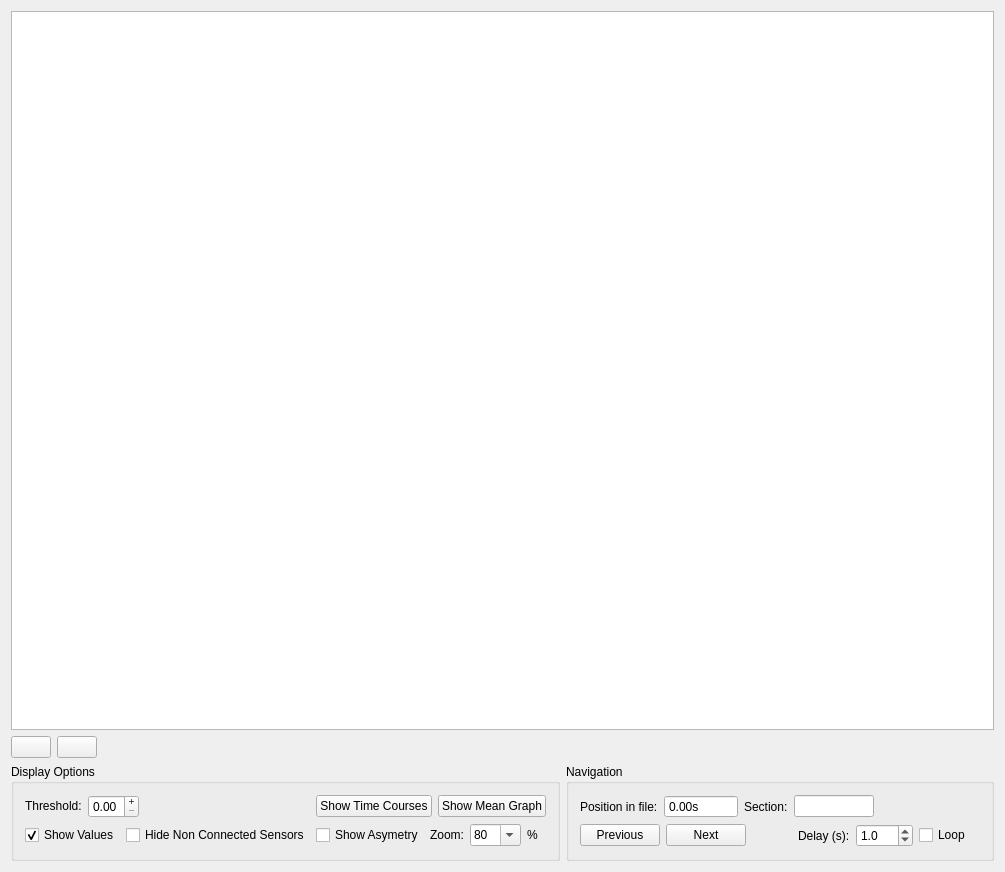
<?xml version="1.0" encoding="UTF-8"?>
<ui version="4.0">
 <class>GraphWindowUi</class>
 <widget class="QWidget" name="GraphWindowUi">
  <property name="geometry">
   <rect>
    <x>0</x>
    <y>0</y>
    <width>1005</width>
    <height>872</height>
   </rect>
  </property>
  <property name="windowTitle">
   <string>H2GraphWindow</string>
  </property>
  <property name="windowIcon">
   <iconset resource="C:/dev/AnyWaveGitlab/resources/AnyWave.qrc">
    <normaloff>:/images/AnyWave_icon.png</normaloff>:/images/AnyWave_icon.png</iconset>
  </property>
  <layout class="QVBoxLayout" name="verticalLayout_4">
   <item>
    <widget class="QGraphicsView" name="graphicsView">
     <property name="sizePolicy">
      <sizepolicy hsizetype="Expanding" vsizetype="Expanding">
       <horstretch>0</horstretch>
       <verstretch>1</verstretch>
      </sizepolicy>
     </property>
     <property name="minimumSize">
      <size>
       <width>0</width>
       <height>200</height>
      </size>
     </property>
     <property name="renderHints">
      <set>QPainter::Antialiasing|QPainter::TextAntialiasing</set>
     </property>
     <property name="cacheMode">
      <set>QGraphicsView::CacheNone</set>
     </property>
     <property name="viewportUpdateMode">
      <enum>QGraphicsView::MinimalViewportUpdate</enum>
     </property>
    </widget>
   </item>
   <item>
    <layout class="QHBoxLayout" name="horizontalLayout">
     <item>
      <widget class="QPushButton" name="buttonExportPNG">
       <property name="text">
        <string/>
       </property>
       <property name="icon">
        <iconset resource="Graphs.qrc">
         <normaloff>:/images/PNG_72x72.png</normaloff>:/images/PNG_72x72.png</iconset>
       </property>
       <property name="iconSize">
        <size>
         <width>72</width>
         <height>72</height>
        </size>
       </property>
      </widget>
     </item>
     <item>
      <widget class="QPushButton" name="pushButton">
       <property name="text">
        <string/>
       </property>
       <property name="icon">
        <iconset resource="Graphs.qrc">
         <normaloff>:/images/SVG_72x72.png</normaloff>:/images/SVG_72x72.png</iconset>
       </property>
       <property name="iconSize">
        <size>
         <width>72</width>
         <height>72</height>
        </size>
       </property>
      </widget>
     </item>
     <item>
      <spacer name="horizontalSpacer">
       <property name="orientation">
        <enum>Qt::Horizontal</enum>
       </property>
       <property name="sizeHint" stdset="0">
        <size>
         <width>40</width>
         <height>20</height>
        </size>
       </property>
      </spacer>
     </item>
    </layout>
   </item>
   <item>
    <layout class="QHBoxLayout" name="horizontalLayout_6">
     <item>
      <widget class="QGroupBox" name="groupBox_2">
       <property name="sizePolicy">
        <sizepolicy hsizetype="Expanding" vsizetype="Expanding">
         <horstretch>0</horstretch>
         <verstretch>0</verstretch>
        </sizepolicy>
       </property>
       <property name="title">
        <string>Display Options</string>
       </property>
       <layout class="QVBoxLayout" name="verticalLayout_2">
        <item>
         <layout class="QVBoxLayout" name="verticalLayout">
          <item>
           <layout class="QHBoxLayout" name="horizontalLayout_3">
            <item>
             <widget class="QLabel" name="label_4">
              <property name="sizePolicy">
               <sizepolicy hsizetype="Preferred" vsizetype="Fixed">
                <horstretch>0</horstretch>
                <verstretch>0</verstretch>
               </sizepolicy>
              </property>
              <property name="text">
               <string>Threshold:</string>
              </property>
              <property name="scaledContents">
               <bool>true</bool>
              </property>
             </widget>
            </item>
            <item>
             <widget class="QDoubleSpinBox" name="sbThreshold">
              <property name="sizePolicy">
               <sizepolicy hsizetype="Preferred" vsizetype="Fixed">
                <horstretch>0</horstretch>
                <verstretch>0</verstretch>
               </sizepolicy>
              </property>
              <property name="frame">
               <bool>true</bool>
              </property>
              <property name="readOnly">
               <bool>false</bool>
              </property>
              <property name="buttonSymbols">
               <enum>QAbstractSpinBox::PlusMinus</enum>
              </property>
              <property name="maximum">
               <double>1.000000000000000</double>
              </property>
              <property name="singleStep">
               <double>0.100000000000000</double>
              </property>
             </widget>
            </item>
            <item>
             <spacer name="horizontalSpacer_8">
              <property name="orientation">
               <enum>Qt::Horizontal</enum>
              </property>
              <property name="sizeHint" stdset="0">
               <size>
                <width>40</width>
                <height>20</height>
               </size>
              </property>
             </spacer>
            </item>
            <item>
             <widget class="QPushButton" name="buttonTimeCourses">
              <property name="text">
               <string>Show Time Courses</string>
              </property>
             </widget>
            </item>
            <item>
             <widget class="QPushButton" name="buttonMean">
              <property name="text">
               <string>Show Mean Graph</string>
              </property>
             </widget>
            </item>
           </layout>
          </item>
          <item>
           <layout class="QHBoxLayout" name="horizontalLayout_8">
            <item>
             <widget class="QCheckBox" name="checkH2">
              <property name="sizePolicy">
               <sizepolicy hsizetype="Preferred" vsizetype="Fixed">
                <horstretch>0</horstretch>
                <verstretch>0</verstretch>
               </sizepolicy>
              </property>
              <property name="text">
               <string>Show Values</string>
              </property>
              <property name="checked">
               <bool>true</bool>
              </property>
             </widget>
            </item>
            <item>
             <widget class="QCheckBox" name="checkHideSensors">
              <property name="text">
               <string>Hide Non Connected Sensors</string>
              </property>
             </widget>
            </item>
            <item>
             <widget class="QCheckBox" name="checkAsym">
              <property name="sizePolicy">
               <sizepolicy hsizetype="Preferred" vsizetype="Fixed">
                <horstretch>0</horstretch>
                <verstretch>0</verstretch>
               </sizepolicy>
              </property>
              <property name="text">
               <string>Show Asymetry</string>
              </property>
              <property name="checked">
               <bool>false</bool>
              </property>
             </widget>
            </item>
            <item>
             <widget class="QLabel" name="label_10">
              <property name="text">
               <string>Zoom:</string>
              </property>
             </widget>
            </item>
            <item>
             <widget class="QComboBox" name="comboSize">
              <property name="sizePolicy">
               <sizepolicy hsizetype="Preferred" vsizetype="Fixed">
                <horstretch>0</horstretch>
                <verstretch>0</verstretch>
               </sizepolicy>
              </property>
              <property name="editable">
               <bool>true</bool>
              </property>
              <property name="currentIndex">
               <number>2</number>
              </property>
              <item>
               <property name="text">
                <string>40</string>
               </property>
              </item>
              <item>
               <property name="text">
                <string>60</string>
               </property>
              </item>
              <item>
               <property name="text">
                <string>80</string>
               </property>
              </item>
              <item>
               <property name="text">
                <string>100</string>
               </property>
              </item>
              <item>
               <property name="text">
                <string>120</string>
               </property>
              </item>
              <item>
               <property name="text">
                <string>150</string>
               </property>
              </item>
              <item>
               <property name="text">
                <string>200</string>
               </property>
              </item>
             </widget>
            </item>
            <item>
             <widget class="QLabel" name="label_11">
              <property name="sizePolicy">
               <sizepolicy hsizetype="Preferred" vsizetype="Fixed">
                <horstretch>0</horstretch>
                <verstretch>0</verstretch>
               </sizepolicy>
              </property>
              <property name="text">
               <string>%</string>
              </property>
             </widget>
            </item>
            <item>
             <spacer name="horizontalSpacer_9">
              <property name="orientation">
               <enum>Qt::Horizontal</enum>
              </property>
              <property name="sizeHint" stdset="0">
               <size>
                <width>40</width>
                <height>20</height>
               </size>
              </property>
             </spacer>
            </item>
           </layout>
          </item>
         </layout>
        </item>
       </layout>
      </widget>
     </item>
     <item>
      <widget class="QGroupBox" name="groupBox">
       <property name="sizePolicy">
        <sizepolicy hsizetype="Expanding" vsizetype="Expanding">
         <horstretch>0</horstretch>
         <verstretch>0</verstretch>
        </sizepolicy>
       </property>
       <property name="title">
        <string>Navigation</string>
       </property>
       <layout class="QVBoxLayout" name="verticalLayout_3">
        <item>
         <layout class="QHBoxLayout" name="horizontalLayout_2">
          <item>
           <widget class="QLabel" name="label">
            <property name="text">
             <string>Position in file:</string>
            </property>
            <property name="scaledContents">
             <bool>true</bool>
            </property>
            <property name="buddy">
             <cstring>spinPosition</cstring>
            </property>
           </widget>
          </item>
          <item>
           <widget class="QDoubleSpinBox" name="spinPosition">
            <property name="maximumSize">
             <size>
              <width>80</width>
              <height>16777215</height>
             </size>
            </property>
            <property name="readOnly">
             <bool>true</bool>
            </property>
            <property name="buttonSymbols">
             <enum>QAbstractSpinBox::NoButtons</enum>
            </property>
            <property name="suffix">
             <string>s</string>
            </property>
            <property name="maximum">
             <double>9999999999999999635896294965248.000000000000000</double>
            </property>
           </widget>
          </item>
          <item>
           <widget class="QLabel" name="label_2">
            <property name="text">
             <string>Section:</string>
            </property>
           </widget>
          </item>
          <item>
           <widget class="QLineEdit" name="lineEdit">
            <property name="maximumSize">
             <size>
              <width>80</width>
              <height>16777215</height>
             </size>
            </property>
            <property name="alignment">
             <set>Qt::AlignCenter</set>
            </property>
            <property name="readOnly">
             <bool>true</bool>
            </property>
           </widget>
          </item>
          <item>
           <spacer name="horizontalSpacer_2">
            <property name="orientation">
             <enum>Qt::Horizontal</enum>
            </property>
            <property name="sizeHint" stdset="0">
             <size>
              <width>40</width>
              <height>20</height>
             </size>
            </property>
           </spacer>
          </item>
         </layout>
        </item>
        <item>
         <layout class="QHBoxLayout" name="horizontalLayout_4">
          <item>
           <widget class="QPushButton" name="buttonBack">
            <property name="sizePolicy">
             <sizepolicy hsizetype="Preferred" vsizetype="Fixed">
              <horstretch>0</horstretch>
              <verstretch>0</verstretch>
             </sizepolicy>
            </property>
            <property name="text">
             <string>Previous</string>
            </property>
           </widget>
          </item>
          <item>
           <widget class="QPushButton" name="buttonNext">
            <property name="sizePolicy">
             <sizepolicy hsizetype="Preferred" vsizetype="Fixed">
              <horstretch>0</horstretch>
              <verstretch>0</verstretch>
             </sizepolicy>
            </property>
            <property name="text">
             <string>Next</string>
            </property>
           </widget>
          </item>
          <item>
           <widget class="QPushButton" name="buttonAnimate">
            <property name="sizePolicy">
             <sizepolicy hsizetype="Minimum" vsizetype="Fixed">
              <horstretch>0</horstretch>
              <verstretch>0</verstretch>
             </sizepolicy>
            </property>
            <property name="text">
             <string/>
            </property>
            <property name="icon">
             <iconset resource="Graphs.qrc">
              <normaloff>:/images/Play-icon_32x32.png</normaloff>:/images/Play-icon_32x32.png</iconset>
            </property>
            <property name="iconSize">
             <size>
              <width>32</width>
              <height>32</height>
             </size>
            </property>
            <property name="flat">
             <bool>true</bool>
            </property>
           </widget>
          </item>
          <item>
           <widget class="QLabel" name="label_6">
            <property name="text">
             <string>Delay (s):</string>
            </property>
           </widget>
          </item>
          <item>
           <widget class="QDoubleSpinBox" name="sbDelay">
            <property name="sizePolicy">
             <sizepolicy hsizetype="Preferred" vsizetype="Fixed">
              <horstretch>0</horstretch>
              <verstretch>0</verstretch>
             </sizepolicy>
            </property>
            <property name="decimals">
             <number>1</number>
            </property>
            <property name="minimum">
             <double>0.100000000000000</double>
            </property>
            <property name="singleStep">
             <double>0.500000000000000</double>
            </property>
            <property name="value">
             <double>1.000000000000000</double>
            </property>
           </widget>
          </item>
          <item>
           <widget class="QCheckBox" name="cbLoop">
            <property name="sizePolicy">
             <sizepolicy hsizetype="Preferred" vsizetype="Fixed">
              <horstretch>0</horstretch>
              <verstretch>0</verstretch>
             </sizepolicy>
            </property>
            <property name="text">
             <string>Loop</string>
            </property>
           </widget>
          </item>
          <item>
           <spacer name="horizontalSpacer_3">
            <property name="orientation">
             <enum>Qt::Horizontal</enum>
            </property>
            <property name="sizeHint" stdset="0">
             <size>
              <width>40</width>
              <height>20</height>
             </size>
            </property>
           </spacer>
          </item>
         </layout>
        </item>
       </layout>
      </widget>
     </item>
    </layout>
   </item>
  </layout>
 </widget>
 <layoutdefault spacing="6" margin="11"/>
 <resources>
  <include location="C:/dev/AnyWaveGitlab/resources/AnyWave.qrc"/>
  <include location="Graphs.qrc"/>
 </resources>
 <connections>
  <connection>
   <sender>buttonExportPNG</sender>
   <signal>clicked()</signal>
   <receiver>GraphWindowUi</receiver>
   <slot>exportGraphToPNG()</slot>
   <hints>
    <hint type="sourcelabel">
     <x>59</x>
     <y>677</y>
    </hint>
    <hint type="destinationlabel">
     <x>0</x>
     <y>526</y>
    </hint>
   </hints>
  </connection>
  <connection>
   <sender>pushButton</sender>
   <signal>clicked()</signal>
   <receiver>GraphWindowUi</receiver>
   <slot>exportGraphToSVG()</slot>
   <hints>
    <hint type="sourcelabel">
     <x>142</x>
     <y>675</y>
    </hint>
    <hint type="destinationlabel">
     <x>3</x>
     <y>601</y>
    </hint>
   </hints>
  </connection>
  <connection>
   <sender>buttonBack</sender>
   <signal>clicked()</signal>
   <receiver>GraphWindowUi</receiver>
   <slot>previousTimeWindow()</slot>
   <hints>
    <hint type="sourcelabel">
     <x>59</x>
     <y>885</y>
    </hint>
    <hint type="destinationlabel">
     <x>7</x>
     <y>721</y>
    </hint>
   </hints>
  </connection>
  <connection>
   <sender>buttonNext</sender>
   <signal>clicked()</signal>
   <receiver>GraphWindowUi</receiver>
   <slot>nextTimeWindow()</slot>
   <hints>
    <hint type="sourcelabel">
     <x>140</x>
     <y>891</y>
    </hint>
    <hint type="destinationlabel">
     <x>6</x>
     <y>746</y>
    </hint>
   </hints>
  </connection>
  <connection>
   <sender>buttonAnimate</sender>
   <signal>clicked()</signal>
   <receiver>GraphWindowUi</receiver>
   <slot>animate()</slot>
   <hints>
    <hint type="sourcelabel">
     <x>204</x>
     <y>895</y>
    </hint>
    <hint type="destinationlabel">
     <x>990</x>
     <y>707</y>
    </hint>
   </hints>
  </connection>
  <connection>
   <sender>cbLoop</sender>
   <signal>toggled(bool)</signal>
   <receiver>GraphWindowUi</receiver>
   <slot>setLoop(bool)</slot>
   <hints>
    <hint type="sourcelabel">
     <x>383</x>
     <y>895</y>
    </hint>
    <hint type="destinationlabel">
     <x>990</x>
     <y>641</y>
    </hint>
   </hints>
  </connection>
  <connection>
   <sender>checkH2</sender>
   <signal>toggled(bool)</signal>
   <receiver>GraphWindowUi</receiver>
   <slot>showValues(bool)</slot>
   <hints>
    <hint type="sourcelabel">
     <x>65</x>
     <y>827</y>
    </hint>
    <hint type="destinationlabel">
     <x>158</x>
     <y>754</y>
    </hint>
   </hints>
  </connection>
  <connection>
   <sender>checkAsym</sender>
   <signal>toggled(bool)</signal>
   <receiver>GraphWindowUi</receiver>
   <slot>showAsymetry(bool)</slot>
   <hints>
    <hint type="sourcelabel">
     <x>375</x>
     <y>833</y>
    </hint>
    <hint type="destinationlabel">
     <x>990</x>
     <y>752</y>
    </hint>
   </hints>
  </connection>
  <connection>
   <sender>comboSize</sender>
   <signal>currentTextChanged(QString)</signal>
   <receiver>GraphWindowUi</receiver>
   <slot>changeViewSize(QString)</slot>
   <hints>
    <hint type="sourcelabel">
     <x>461</x>
     <y>833</y>
    </hint>
    <hint type="destinationlabel">
     <x>990</x>
     <y>599</y>
    </hint>
   </hints>
  </connection>
  <connection>
   <sender>checkHideSensors</sender>
   <signal>toggled(bool)</signal>
   <receiver>GraphWindowUi</receiver>
   <slot>hideSensors(bool)</slot>
   <hints>
    <hint type="sourcelabel">
     <x>182</x>
     <y>820</y>
    </hint>
    <hint type="destinationlabel">
     <x>1</x>
     <y>871</y>
    </hint>
   </hints>
  </connection>
 </connections>
 <slots>
  <slot>exportGraphToPNG()</slot>
  <slot>exportGraphToSVG()</slot>
  <slot>changeThreshold(int)</slot>
  <slot>previousTimeWindow()</slot>
  <slot>nextTimeWindow()</slot>
  <slot>animate()</slot>
  <slot>setLoop(bool)</slot>
  <slot>showValues(bool)</slot>
  <slot>showAsymetry(bool)</slot>
  <slot>changeViewSize(QString)</slot>
  <slot>showH2Signals()</slot>
  <slot>hideSensors(bool)</slot>
 </slots>
</ui>
